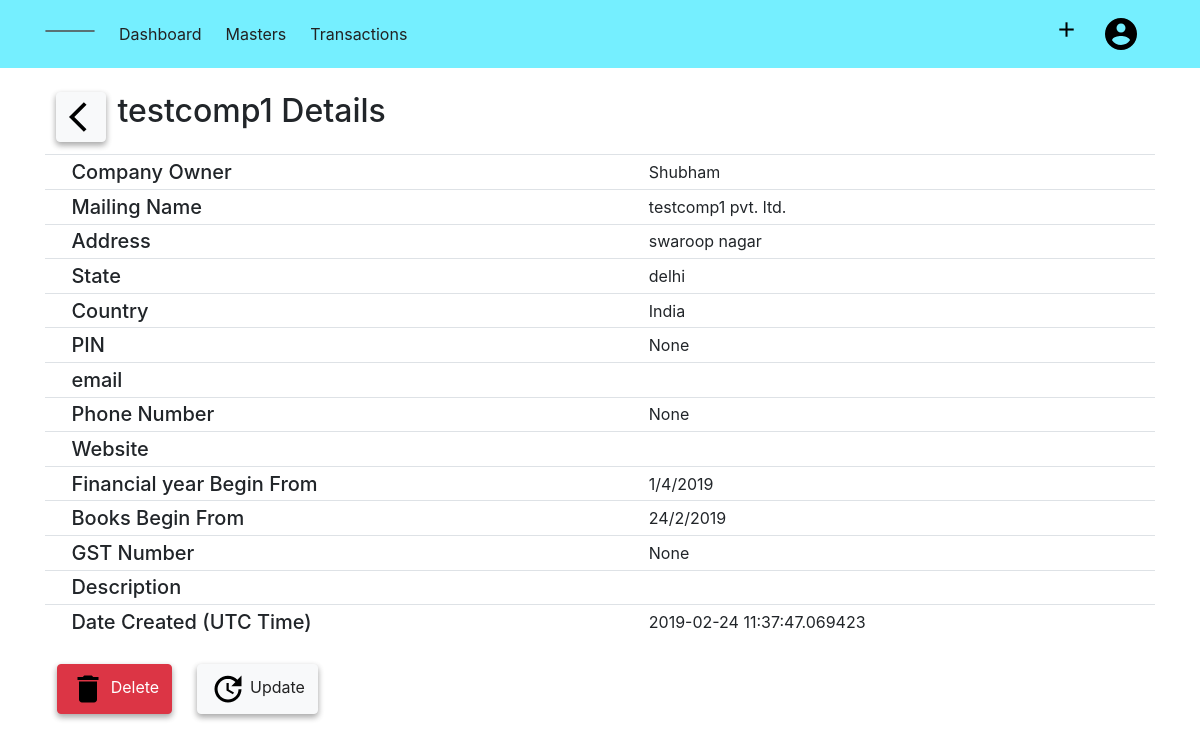
/company/details/1 (signed in), run on an earlier commit of the app's database.
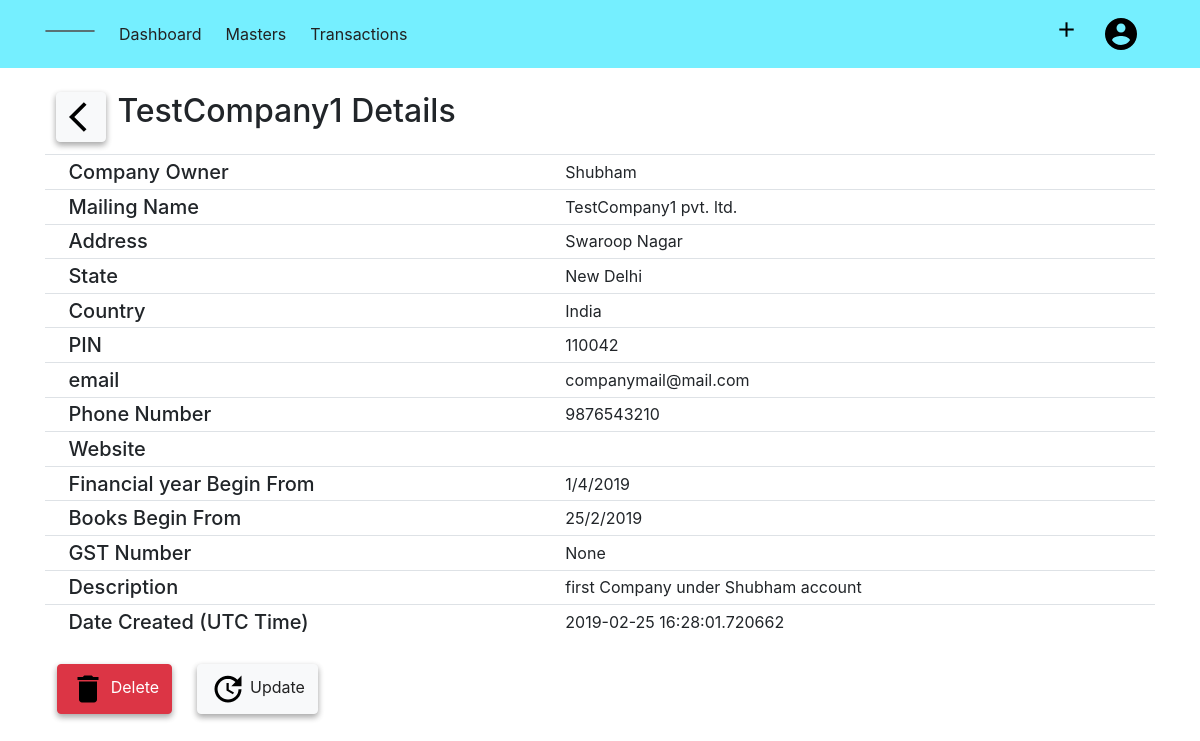
And on a later commit of the database.
### acsystem/models.py (models this page shows, shortened)
class Company(db.Model):
    id = db.Column(db.Integer, primary_key=True)
    companyname = db.Column(db.String(80), unique=True, nullable=False)
    mailingname = db.Column(db.String(80), nullable = False)
    address = db.Column(db.String(100), nullable=False)
    country = db.Column(db.String(40), nullable=False)
    state = db.Column(db.String(40), nullable=False)
    pin = db.Column(db.Integer)
    email = db.Column(db.String(60))
    phoneno = db.Column(db.Integer)
    website = db.Column(db.String(60))
    datecreated = db.Column(db.DateTime, default = datetime.utcnow, nullable=False)
    financialyear = db.Column(db.DateTime, nullable=False)
    booksbegin = db.Column(db.DateTime, nullable=False)
    gstno = db.Column(db.Integer)
    description = db.Column(db.Text)
    customers = db.relationship('Customer', backref='undercompany', lazy=True, cascade="all, delete-orphan")
    suppliers = db.relationship('Supplier', backref='undercompany', lazy=True, cascade="all, delete-orphan")
    groups = db.relationship('Group', backref='undercompany', lazy=True, cascade="all, delete-orphan")
    user_id = db.Column(db.Integer, db.ForeignKey('user.id', ondelete="CASCADE"), nullable=False)

### acsystem/company/routes.py (the view)
@company.route('/company/details/<int:compid>', methods=['GET','POST'])
@login_required
def showcompany(compid):
    company = Company.query.get_or_404(compid)
    if company.owner != current_user:
        abort(403)
    return render_template('companytemplate/companydetail.html', title=company.companyname, company = company)

### acsystem/models.py (called while the page is built)
@login_manager.user_loader
def load_user(user_id):
    return User.query.get(int(user_id))

### acsystem/templates/companytemplate/companydetail.html (shortened to what this page needs)
{% extends "layout.html"%}
{% block content %}
<div class="container mt-4">
    <button style="width:50px;" class=" btn btn-light float-left" onclick="window.history.back()">
        <img src="{{ url_for('static', filename='images/back.png') }}" alt="Back" />
    </button>
    <h2 class="mb-4">{{ company.companyname }} Details</h2>
    <table class="table table-sm">
        <tbody>
            <tr>
                <td>&Tab;</td>
                <td class="h5">Company Owner</td>
                <td>{{company.owner.first}}</td>
            </tr>
            <tr>
                <td>&Tab;</td>
                <td class="h5">Mailing Name</td>
                <td>{{company.mailingname}}</td>
            </tr>
            <tr>
                <td>&Tab;</td>
                <td class="h5"> Address</td>
                <td>{{company.address}}</td>
            </tr>
            <tr>
                <td>&Tab;</td>
                <td class="h5"> State</td>
                <td>{{company.state}}</td>
            </tr>
            <tr>
                <td>&Tab;</td>
                <td class="h5">Country </td>
                <td>{{company.country}}</td>
            </tr>
            <tr>
                <td>&Tab;</td>
                <td class="h5"> PIN</td>
                <td>{{company.pin}}</td>
            </tr>
            <tr>
                <td>&Tab;</td>
                <td class="h5">email </td>
                <td>{{company.email}}</td>
            </tr>
            <tr>
                <td>&Tab;</td>
                <td class="h5"> Phone Number</td>
                <td>{{company.phoneno}}</td>
            </tr>
            <tr>
                <td>&Tab;</td>
                <td class="h5"> Website</td>
                <td>{{company.website}}</td>
            </tr>
            <tr>
                <td>&Tab;</td>
                <td class="h5"> Financial year Begin From</td>
                <td>{{company.financialyear.day}}/{{company.financialyear.month}}/{{company.financialyear.year}}</td>
            </tr>
            <tr>
                <td>&Tab;</td>
                <td class="h5"> Books Begin From</td>
                <td>{{company.booksbegin.day}}/{{company.booksbegin.month}}/{{company.booksbegin.year }}</td>
            </tr>
            <tr>
                <td>&Tab;</td>
                <td class="h5"> GST Number</td>
                <td>{{company.gstno}}</td>
            </tr>
            <tr>
                <td>&Tab;</td>
                <td class="h5"> Description</td>
                <td>{{company.description}}</td>
            </tr>
            <tr>
                <td>&Tab;</td>
                <td class="h5"> Date Created (UTC Time)</td>
                <td>{{company.datecreated}}</td>
            </tr>
        </tbody>
    </table>
    <table class="mt-4">
        <tbody>
            <tr>
                <td>
                    <button type="button" class="btn btn-danger" data-toggle="modal" data-target="#deletecompany">
                        <img src="{{ url_for('static',filename='images/delete.png') }}" alt="Delete"> Delete
                    </button>
                </td>
                <td>
                    <a type="button" class="btn btn-light" href="{{ url_for('company.updatecompany', compid=company.id) }}"><img
                            src="{{ url_for('static',filename='images/update.png') }}" alt="Delete"> Update
                    </a>
                </td>
            </tr>
        </tbody>
    </table>
</div>
{% endblock content %}

What changed in the data, as far as the page shows it:
changed Company "India": companyname "testcomp1" → "TestCompany1"; mailingname "testcomp1 pvt. ltd." → "TestCompany1 pvt. ltd."; address "swaroop nagar" → "Swaroop Nagar"; state "delhi" → "New Delhi"; pin "None" → "110042"; email (not shown) → "companymail@mail.com"; phoneno "None" → "9876543210"; booksbegin.day "24" → "25"; description (not shown) → "first Company under Shubham account"; datecreated "2019-02-24 11:37:47.069423" → "2019-02-25 16:28:01.720662"
